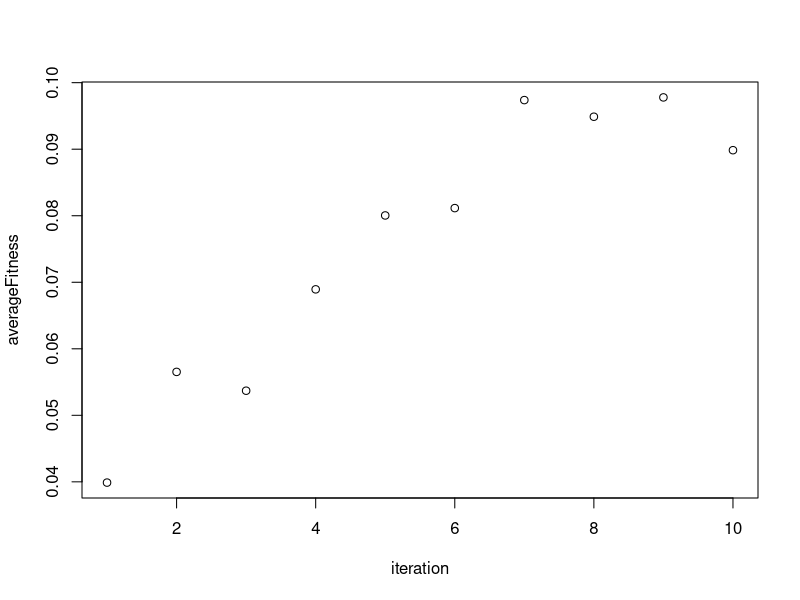

The R source for this figure:
functionX<-function(x,y){
 res=20+x^2+y^2-10*(cos(2*pi*x)+(cos(2*pi*y)))

  return (round(res,digits=3))
}
computeAccuracy<-function(n,l,u){
  acc<-(u-l)/(2^n)
  return(round(acc,digits=3))
}
generateval<-function(lb,ub,popSize){
#  xVal=sample(1:((2^nBits)-1),popSize)
  xVal=runif(popSize,lb,ub)
  return(xVal)
}
computeXOriginalX<-function(xVal,lb,ub,n){
  original<-(xVal-lb)/((ub-lb)/((2^n)-1))

}
dectoBin<-function(x,nBits){
  binary<-paste(as.integer(rev(intToBits(x))), collapse = "")
  binValue<-substr(binary, nchar(binary)-nBits+1, nchar(binary))
}
binToDec<-function(x){
  sum(2^(which(rev(unlist(strsplit(as.character(x),""))==1))-1))
}
computeVal<-function(n,l,u,x){
  val<-l+(((u-l)/((2^n)-1))*x)
  return(round(val,digits=3))
}
findChromNo<-function(cumList,rNo){
  for(i in 1:length(cumList)){
    if(rNo<cumList[i]){
      return(i)
    }
  }
}
findTrueCount<-function(index,chromList){
  count<-0
  for(i in 1:length(chromList)){
    if(index==chromList[i]){
      count<-count+1
    }
  }
  return(count)
}
Applicable<-function(rNo,p){
  if(rNo<=p){
    return("Y")
  }
  else{
    return("N")
  }
}
getIntermediate<-function(p1,p2,site,nBits){
  p1temp<-gsub("\\s+","",p1)
  p2temp<-gsub("\\s+","",p2)
  z1<-paste0(substr(p1temp,1,site),substr(p2temp,site+1,2*nBits))
  z2<-paste0(substr(p2temp,1,site),substr(p1temp,site+1,2*nBits))
  z<-paste(z1,z2)
  return(z)
}
getMutated<-function(p,site){
  ptemp<-gsub("\\s+","",p)
  if(substr(ptemp, site, site)=='0'){
    substr(ptemp, site, site) <- '1'
  }
  else{
    substr(ptemp, site, site) <- '0'
  }
  temp<-paste(substr(ptemp,1,nBits),substr(ptemp,nBits+1,2*nBits))
  return(temp)
}
probType<-"min"
lbX<--5
ubX<-5
lbY<--5
ubY<-5
popSize<-20
nBits<-5
pCo<-0.65
pMu<-0.1
s<-1
stop<-10
averageFitness<-vector()
bitList<-vector()
while(s<=stop){
  xList<-vector()
  yList<-vector()
  xValList<-vector()
  yValList<-vector()
  fXlist<-vector()
  FXlist<-vector()
  probList<-vector()
  cumProbList<-vector()
  rNoList<-vector()
  chromList<-vector()
  trueCountList<-vector()
  if(s==1){
    xValList=generateval(lbX,ubX,popSize)
    yValList=generateval(lbY,ubY,popSize)
  #  xList=generateval(nBits,popSize)
  #  yList=generateval(nBits,popSize)
    for(j in 1:length(xValList)){
      bit=''
      xList=append(xList,computeXOriginalX(xValList[j],lbX,ubX,nBits))
      yList=append(yList,computeXOriginalX(yValList[j],lbY,ubY,nBits))
      bit=paste0(dectoBin(xList[j],nBits)," ",dectoBin(yList[j],nBits))
      bitList=append(bitList,bit)

    }
  }
  else{
    for(j in 1:length(bitList)){
      bitTemp=strsplit(bitList[j],' ')
      xList=append(xList,binToDec(bitTemp[[1]][1]))
      yList=append(yList,binToDec(bitTemp[[1]][2]))  

      xValList=append(xValList,computeVal(nBits,lbX,ubX,xList[j]))
      yValList=append(yValList,computeVal(nBits,lbY,ubY,yList[j]))
      }
    
  }
  for(i in 1:popSize){
   
    z<-functionX(xValList[i],yValList[i])
   
    fXlist=append(fXlist,z)
    if(probType=="max"){
      FXlist=append(FXlist,fXlist[i])
    }
    else{
      if(fXlist[i]==0){
        val=round((1/(fXlist[i]+1)),3)
        FXlist=append(FXlist,val)
      }
      else{
        FXlist=append(FXlist,1/fXlist[i])
      }
    }
  }
  sumFx<-sum(FXlist)
  cum<-0
  for(i in 1:length(bitList)){
    val=round((FXlist[i]/sumFx),3)
    probList=append(probList,val)
    cum<-cum+probList[i]
    cumProbList=append(cumProbList,cum)
    rNoList=append(rNoList,round(runif(1,0,1),3))
  }
  for(i in 1:length(bitList)){
    chromList=append(chromList,findChromNo(cumProbList,rNoList[i]))
  }
  for(i in 1:length(bitList)){
    trueCountList=append(trueCountList,findTrueCount(i,chromList))
  }
 cat("ITERATION",s," -SELECTION\n")
  cat('X',"\t",'Y',"\t",'X-decimal',"\t",'Y-decimal','X-value',"\t",'Y-value',"\t",'f(x)',"\t",'F(X)',"\t",'Pi',"\t",'Cum-Pi',"\t","Random-No","\t","Chromosome","\t",'
TrueCount',"\n")
  for(i in 1:length(bitList)){
    bitTemp<-gsub("\\s+","",bitList[i])
    xTemp<-substr(bitTemp,1,nBits)
    yTemp<-substr(bitTemp,nBits+1,2*nBits)
    cat(xTemp,"\t",yTemp,"\t",xList[i],"\t",yList[i],"\t",xValList[i],"\t",yValList[i],"\t",fXlist[i],"\t",FXlist[i],"\t",probList[i],"\t",cumProbList[i],"\t",rNoList[i],"\t",chromList[i],"\t",trueCountList[i],"\n")
  }
  averageFitness=append(averageFitness,sumFx/popSize)
  newbitList<-vector()
  rNoList<-vector()
  crossOverApplicableList<-vector()
  mutationApplicableList<-vector()
  mutatedChromosome<-vector()
  intermediatePopList<-vector()
  x<-1
  for(i in 1:length(chromList)){
    newbitList=append(newbitList,bitList[chromList[i]])
    rNo=round(runif(1,0,1),3)
    if(i%%2==0){
      rNoList=append(rNoList,rNoList[i-1])
    }
    else{
      rNoList=append(rNoList,rNo)
      x=x+1
    }
    crossOverApplicableList=append(crossOverApplicableList,Applicable(rNoList[i],pCo))
  }
  x<-1
  rNo1List<-vector()
  for(i in seq(1,length(newbitList),2)){
    if(crossOverApplicableList[i]=='Y' && crossOverApplicableList[i+1]=='Y' ){
      coSite<-sample(1:(2*nBits-1),1)
      z<-getIntermediate(newbitList[i],newbitList[i+1],coSite,nBits)
      zTemp<-strsplit(z," ")
      x1Temp<-paste(substr(zTemp[[1]][1],1,nBits),substr(zTemp[[1]][1],nBits+1,2*nBits))
      x2Temp<-paste(substr(zTemp[[1]][2],1,nBits),substr(zTemp[[1]][2],nBits+1,2*nBits))
      intermediatePopList=append(intermediatePopList,x1Temp)
      intermediatePopList=append(intermediatePopList,x2Temp)
      x<-x+1
    }
    else{
      intermediatePopList=append(intermediatePopList,newbitList[i])
      intermediatePopList=append(intermediatePopList,newbitList[i+1])
    }
  }
  for(i in 1:length(newbitList)){
    rNo1List=append(rNo1List,round(runif(1,0,1),3))
    muSite<-sample(1:2*nBits,1)
    mutationApplicableList=append(mutationApplicableList,Applicable(rNo1List[i],pMu))
    if(mutationApplicableList[i]=='Y'){
      mutatedChromosome=append(mutatedChromosome,getMutated(intermediatePopList[i],muSite))
    }
    else{
      mutatedChromosome=append(mutatedChromosome,intermediatePopList[i])
    }
  }
  cat("\nITERATION",s,"-CROSS OVER & MUTATION \n")
  cat('x',"\t",'y',"\t",'r.no',"\t",'crossOver',"\t",'Intermediate x',"\t",'Intermediate y',"\t",'R.No',"\t",'Mutation',"\t",'Chromosome X',"\t",'Chromosome Y',"\n")
  for(i in 1:length(newbitList)){
    bitTemp<-gsub("\\s+","",newbitList[i])
    xTemp<-substr(bitTemp,1,nBits)
    yTemp<-substr(bitTemp,nBits+1,2*nBits)
    intermediatePop<-strsplit(intermediatePopList[i]," ")
    mutatedTemp<-strsplit(mutatedChromosome[i]," ")
   cat(xTemp,"\t",yTemp,"\t",rNoList[i],"\t",crossOverApplicableList[i],"\t",intermediatePop[[1]][1],"\t",intermediatePop[[1]][2],"\t",rNo1List[i],"\t",mutationApplicableList[i],"\t",mutatedTemp[[1]][1],"\t",mutatedTemp[[1]][2],"\n")
  }
  
  s=s+1
  bitList=mutatedChromosome
}
print(averageFitness)
iteration=1:stop
# Plot the bar chart. 
plot(iteration,averageFitness)
